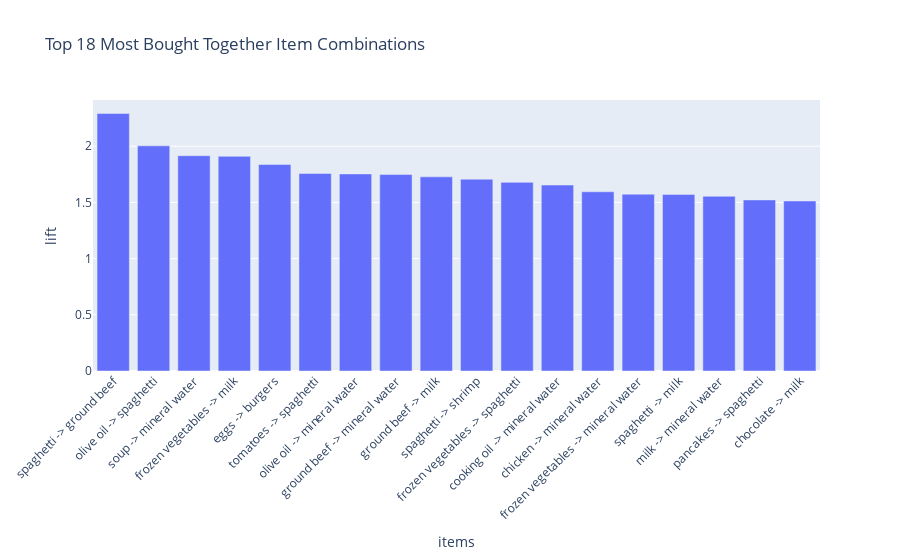

Source (notebook cell):
### Code cell
# Convert frozenset objects to strings for plotting
top_association_rules['antecedents_str'] = top_association_rules['antecedents'].apply(lambda x: ', '.join(list(x)))
top_association_rules['consequents_str'] = top_association_rules['consequents'].apply(lambda x: ', '.join(list(x)))

# Combine antecedents and consequents for plotting
top_association_rules['items'] = top_association_rules['antecedents_str'] + ' -> ' + top_association_rules['consequents_str']

# Create a bar plot to visualize top association rules
fig = px.bar(top_association_rules, x='items', y='lift',
             labels={'x': 'Item Combination', 'y': 'Lift'},
             title=f'Top {len(top_association_rules)} Most Bought Together Item Combinations')
fig.update_xaxes(tickangle=-45)
fig.show()

### Figure 1 — Plotly figure (JSON) as saved in the notebook; plotly's stock layout.template omitted (floating-point values rounded to 4 significant figures)
{"data": [{"hovertemplate": "items=%{x}<br>lift=%{y}<extra></extra>", "legendgroup": "", "marker": {"color": "#636efa", "pattern": {"shape": ""}}, "name": "", "orientation": "v", "showlegend": false, "textposition": "auto", "type": "bar", "x": ["spaghetti -> ground beef", "olive oil -> spaghetti", "soup -> mineral water", "frozen vegetables -> milk", "eggs -> burgers", "tomatoes -> spaghetti", "olive oil -> mineral water", "ground beef -> mineral water", "ground beef -> milk", "spaghetti -> shrimp", "frozen vegetables -> spaghetti", "cooking oil -> mineral water", "chicken -> mineral water", "frozen vegetables -> mineral water", "spaghetti -> milk", "milk -> mineral water", "pancakes -> spaghetti", "chocolate -> milk"], "xaxis": "x", "y": [2.291, 2.004, 1.916, 1.91, 1.838, 1.758, 1.754, 1.748, 1.727, 1.707, 1.679, 1.655, 1.595, 1.573, 1.572, 1.554, 1.522, 1.513], "yaxis": "y"}], "layout": {"barmode": "relative", "legend": {"tracegroupgap": 0}, "title": {"text": "Top 18 Most Bought Together Item Combinations"}, "xaxis": {"anchor": "y", "domain": [0, 1], "tickangle": -45, "title": {"text": "items"}}, "yaxis": {"anchor": "x", "domain": [0, 1], "title": {"text": "lift"}}}}
